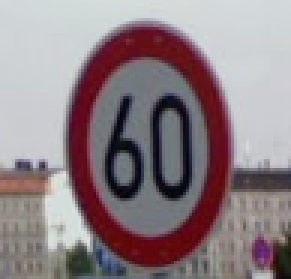
#> input picture CarND-Traffic-Sign-Classifier-Project/My_signs/60.PNG, 97 x 93 px (shown 3 times larger); its folder holds only this picture in this run
$ jupyter execute --allow-errors Training_File.ipynb   (shell and % lines are left out)
#> lines starting #> are read from the running program, lines starting #| are printed output that depends on the picture
[cell 1]
# Load pickled data
import pickle
import random
import cv2
import numpy as np
from sklearn.utils import shuffle
import tensorflow as tf
from tensorflow.contrib.layers import flatten
from sklearn.preprocessing import StandardScaler
from sklearn.preprocessing import MinMaxScaler
from scipy import ndimage, misc


# TODO: Fill this in based on where you saved the training and testing data

training_file = 'data/train.p'
validation_file= 'data/valid.p'
testing_file = 'data/test.p'

#> (the rest of this cell did not finish here and is left out)

[cell 2]
######################## Hyperparameters #####################################
rate = 0.001
EPOCHS = 15
BATCH_SIZE = 64
#keep_prob = 0.5

print('learning rate = ', rate)
print('epochs = ', EPOCHS)
print('batch size = ', BATCH_SIZE)
#print('dropout rate = ', keep_prob)

######################## Training Pipeline ###################################
#> (the rest of this cell did not finish here and is left out)

[cell 3]
import matplotlib.pyplot as plt
#> (the rest of this cell did not finish here and is left out)

[cell 4]
img_list =  []

#> (the rest of this cell did not finish here and is left out)

### Train the Model

#> (a cell that did not finish here is left out)

[cell 6]
import matplotlib.pyplot as plt
#> (the rest of this cell did not finish here and is left out)

#> (a cell that did not finish here is left out)

---

## Step 3: Test a Model on New Images

To give yourself more insight into how your model is working, download at least five pictures of German traffic signs from the web and use your model to predict the traffic sign type.

You may find `signnames.csv` useful as it contains mappings from the class id (integer) to the actual sign name.

### Load and Output the Images

[cell 8]
### Load the images and plot them here.
### Feel free to use as many code cells as needed.
import glob
import cv2
import numpy as np
import matplotlib.pyplot as plt

my_images = []
labels =[3 , 17 , 14 , 37 , 13 , 34]


for img in sorted(glob.glob('My_signs/*.PNG')):
    img = cv2.imread(img)
#> img is the input picture: shape (93, 97, 3); mean B, G, R 133.4, 128.2, 142.2
    img = cv2.cvtColor(img, cv2.COLOR_BGR2RGB)
    img = cv2.resize(img, (32,32), interpolation=cv2.INTER_AREA)
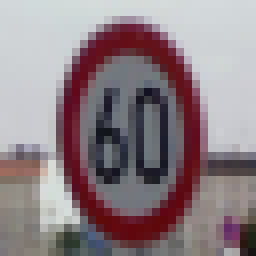
#> img: shape (32, 32, 3) (shown 8 times larger); mean R, G, B 142.2, 128.2, 133.4
    my_images.append(img)


fig = plt.figure(figsize=(8,5))
cols = 3
rows = 2
#> (the rest of this cell did not finish here and is left out)


$ run again, on CarND-Traffic-Sign-Classifier-Project/My_signs/Yield.PNG
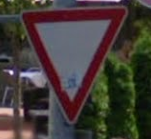
#> input picture CarND-Traffic-Sign-Classifier-Project/My_signs/Yield.PNG, 151 x 139 px
#> img is the input picture: shape (139, 151, 3); mean B, G, R 55.1, 59.4, 66.8
#> `img = cv2.resize(img, (32,32), interpolation=cv2.INTER_AREA)`:
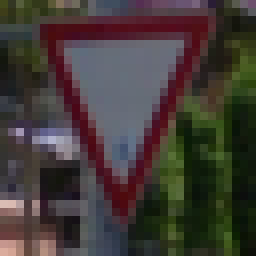
#> img: shape (32, 32, 3) (shown 8 times larger); mean R, G, B 66.9, 59.5, 55.1

$ run again, on CarND-Traffic-Sign-Classifier-Project/My_signs/left_turn.PNG
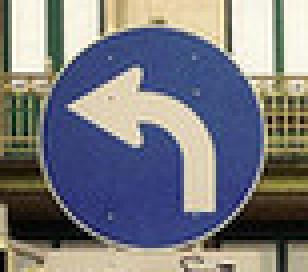
#> input picture CarND-Traffic-Sign-Classifier-Project/My_signs/left_turn.PNG, 77 x 68 px (shown 4 times larger)
#> img is the input picture: shape (68, 77, 3); mean B, G, R 126.7, 122.1, 121.4
#> `img = cv2.resize(img, (32,32), interpolation=cv2.INTER_AREA)`:
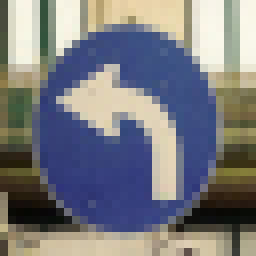
#> img: shape (32, 32, 3) (shown 8 times larger); mean R, G, B 121.4, 122.1, 126.7

$ run again, on CarND-Traffic-Sign-Classifier-Project/My_signs/Stop.PNG
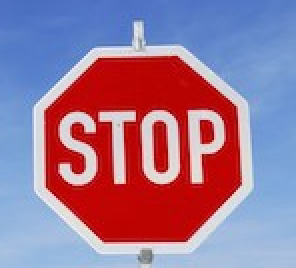
#> input picture CarND-Traffic-Sign-Classifier-Project/My_signs/Stop.PNG, 148 x 134 px (shown 2 times larger)
#> img is the input picture: shape (134, 148, 3); mean B, G, R 149.5, 119.2, 155.6
#> `img = cv2.resize(img, (32,32), interpolation=cv2.INTER_AREA)`:
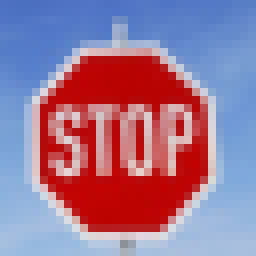
#> img: shape (32, 32, 3) (shown 8 times larger); mean R, G, B 155.6, 119.2, 149.5
